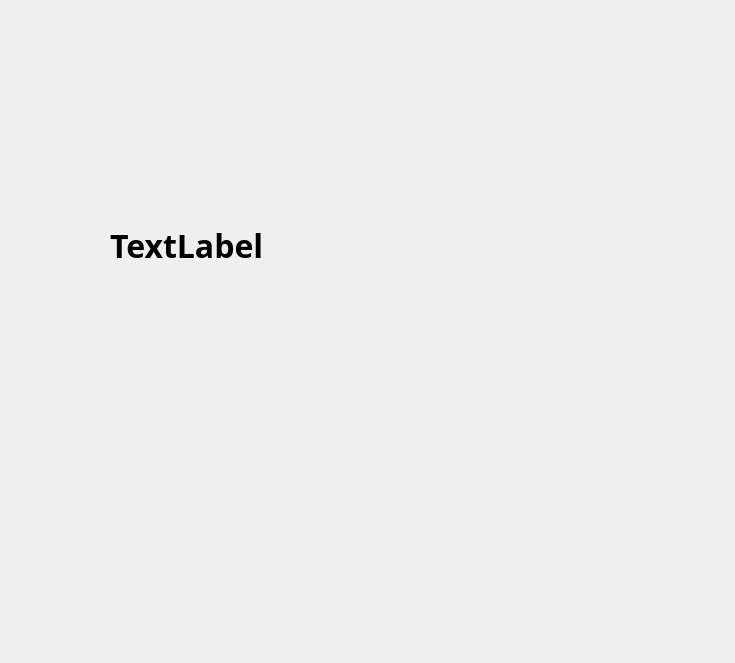
<?xml version="1.0" encoding="UTF-8"?>
<ui version="4.0">
 <class>Dialog</class>
 <widget class="QDialog" name="Dialog">
  <property name="geometry">
   <rect>
    <x>0</x>
    <y>0</y>
    <width>735</width>
    <height>663</height>
   </rect>
  </property>
  <property name="windowTitle">
   <string>Dialog</string>
  </property>
  <widget class="QLabel" name="label">
   <property name="geometry">
    <rect>
     <x>110</x>
     <y>140</y>
     <width>291</width>
     <height>211</height>
    </rect>
   </property>
   <property name="font">
    <font>
     <family>맑은 고딕</family>
     <pointsize>24</pointsize>
     <weight>75</weight>
     <bold>true</bold>
    </font>
   </property>
   <property name="text">
    <string>TextLabel</string>
   </property>
  </widget>
 </widget>
 <resources/>
 <connections/>
</ui>
